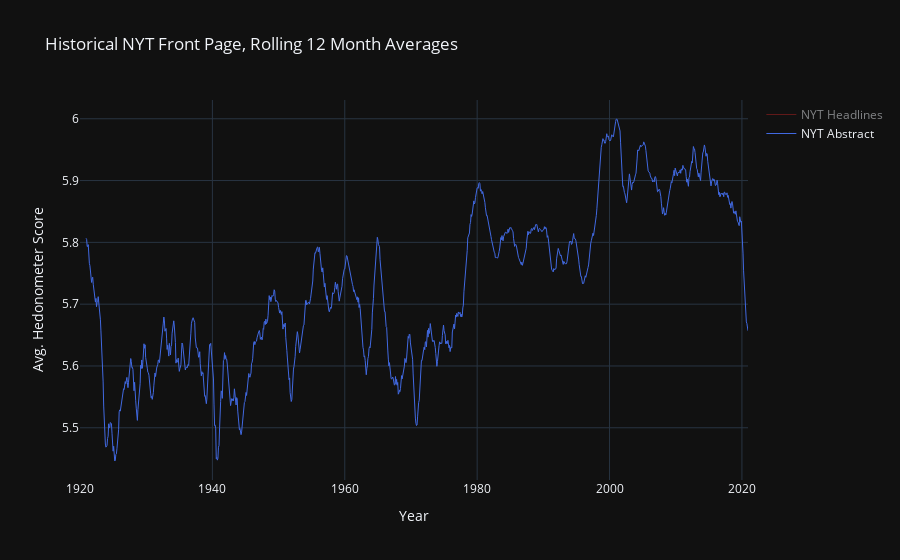

Source (notebook cell):
### Code cell
plot_df = gdf.loc[gdf.index.values>=dt.date(1920,1,1)]

fig = go.Figure()

fig.add_trace(go.Scatter(
    x=plot_df.index.values
    , y=plot_df.hedonometer_score.rolling(window=12).mean()
    , name='NYT Headlines'
   , line=dict(color='firebrick', width=1))
)

fig.add_trace(go.Scatter(
    x=plot_df.index.values
    , y=plot_df.hedonometer_score_abstract.rolling(window=12).mean()
    , name='NYT Abstract'
   , line=dict(color='royalblue', width=1))
)

# Edit the layout
fig.update_layout(title='Historical NYT Front Page, Rolling 12 Month Averages'
                  , xaxis_title='Year',
                  yaxis_title='Avg. Hedonometer Score', 
#                   xaxis_range=[dt.date(1920,1,1), dt.date(2020,12,31)],
#                   yaxis_range=[4.5,6.5]
                   
                 )

# dark theme 
fig.layout.template = 'plotly_dark'

# save file to html
fig.write_json(os.path.abspath('../../personal-site/static/plotly/hedonometer/nyt-hist-headlines.json'))

fig.show()

### Figure 1 — Plotly figure (JSON) as saved in the notebook; plotly's stock layout.template omitted (floating-point values rounded to 4 significant figures; data arrays with more than 128 entries replaced by an {"elided": "..."} marker saying what was removed)
{"data": [{"line": {"color": "firebrick", "width": 1}, "name": "NYT Headlines", "type": "scatter", "visible": "legendonly", "x": {"elided": "1210 str values"}, "y": {"elided": "1210 float values"}}, {"line": {"color": "royalblue", "width": 1}, "name": "NYT Abstract", "type": "scatter", "x": {"elided": "1210 str values"}, "y": {"elided": "1210 float values"}}], "layout": {"autosize": true, "title": {"text": "Historical NYT Front Page, Rolling 12 Month Averages"}, "xaxis": {"autorange": true, "range": ["1920-01-01", "2020-12-01"], "showspikes": false, "title": {"text": "Year"}, "type": "date"}, "yaxis": {"autorange": true, "range": [5.416, 6.03], "showspikes": false, "title": {"text": "Avg. Hedonometer Score"}, "type": "linear"}}}
